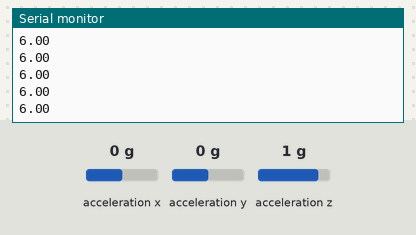
This sketch was run on a simulated Arduino Uno, built with avr-gcc and run on an emulated ATmega328P. Parts: the last lines printed to the serial monitor. Wiring (inferred from the names in the program): MPU-6050 motion sensor at I2C address 0x68. Inputs (shaded band) come from the test bench; at power-on: acceleration x 0 g, acceleration y 0 g, acceleration z 1 g.

Above: at 1.2 s.
1.3 s: acceleration x set to -1.4 g
At 1.59 s:
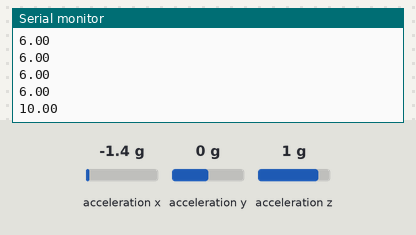
2.8 s: acceleration y set to -1.4 g
At 2.8 s:
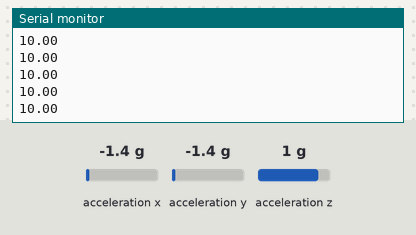
4.3 s: acceleration z set to -1.4 g
At 4.42 s:
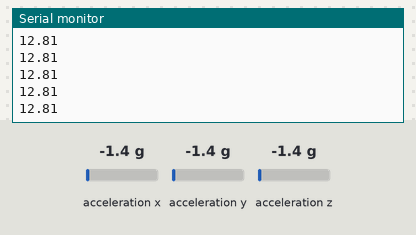
Timing chart, 0 to 7.3 s (numbered marks = the images above; inputs shaded):
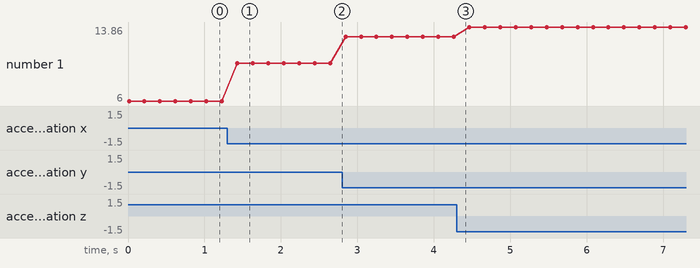

Measured:
- after the input at 1.3 s, the serial monitor: prints a new line after 0.13 s (image 1)
- plotted number 1: 6 → 10 after the input at 1.3 s, 10 → 12.81 after the input at 2.8 s, 12.81 → 13.86 after the input at 4.3 s

The sketch:

mainMpu.ino
```cpp
/*
   Phan Ben
   email phanben110@gmail.com
   face: https://www.facebook.com/ben.phan.5011
 */
#include "mpu_i2c.h"
#include <math.h>
MPU_I2C mpu ;
float acceX, acceY, acceZ, cal ;

void setup()
{
  Serial.begin(115200);
  mpu.setupMpu(10);
}

void loop()
{
  //Serial.println(mpu.getAcceX());
  //Serial.println(acceX);
  //  Serial.println(mpu.getAcceY());
  //  Serial.println(mpu.getAcceZ());

  //	acceX = map(mpu.getAcceX(), -16384, 16384, -90,90);
  //	acceY = map(mpu.getAcceY(), -16384, 16384, -90,90);
  //	acceZ = map(mpu.getAcceZ(),-16384, 16384, -90,90);

  acceX = map(mpu.getAcceX(), -16384, 16384, -3.14159*2, 3.14159*2);
  acceY = map(mpu.getAcceY(), -16384, 16384, -3.14159*2, 3.14159*2);
  acceZ = map(mpu.getAcceZ(), -16384, 16384, -3.14159*2, 3.14159*2);
  cal = sqrt ( ( acceX * acceX ) + ( acceY * acceY ) + (acceZ * acceZ));
  Serial.println(cal);
  delay(200);
}
```

mpu_i2c.cpp
```cpp
/*
   Phan Ben
   email phanben110@gmail.com
   face: https://www.facebook.com/ben.phan.5011
 */
#include "mpu_i2c.h"
#include <Arduino.h>
#include <Wire.h>

void MPU_I2C::setupMpu(int8_t Delay )
{
  Wire.begin();
  delay(Delay);
 i2cWrite(0x1b, 0b11000, false);
  i2cWrite(0x6b, 0x01, false);


//
//  Wire.beginTransmission(ADDR_MPU6050 );
//  Wire.write(0x1b);
//  Wire.write(0b11000);
//  Wire.endTransmission();
//
//
//  Wire.beginTransmission(ADDR_MPU6050 );
//  Wire.write(0x6b);
//  Wire.write(0x01);
//  Wire.endTransmission();
}


uint8_t MPU_I2C::i2cWrite( uint8_t registerAddress, uint8_t data , bool sendStop)
{
	return i2cRead(registerAddress, 1, sendStop );
}

uint8_t MPU_I2C::i2cWrite( uint8_t registerAddress , uint8_t data, uint8_t Length , bool sendStop)
{
	 Wire.beginTransmission(ADDR_MPU6050);
  Wire.write(registerAddress);
  Wire.write(data);
  uint8_t rcode = Wire.endTransmission(sendStop); // Returns 0 on success
  if (rcode) {
    Serial_print("i2cWrite failed: ");
    Serial_println(rcode);
  }
  return rcode; // See: http://arduino.cc/en/Reference/WireEndTransmission
}


int16_t MPU_I2C::i2cRead(uint8_t registerAddress, int8_t nbytes, int32_t timeOut)
{
  Wire.beginTransmission( ADDR_MPU6050 );
  Wire.write(registerAddress);
  int8_t rcode = Wire.endTransmission(false);
  if (rcode)
  {
    Serial_print("i2cread failed: ");
    Serial_println( rcode );
    return rcode;
  }
  Wire.requestFrom( ADDR_MPU6050,2);
  return (Wire.read() << 8) | Wire.read();
  unsigned long timeOUT = micros() ;
  while((micros()- timeOUT) < I2C_TIMEOUT  && !Wire.available() );
  if ( Wire.available())
  {
    Serial_println("sucess");
    return (Wire.read() << 8 ) | Wire.read();
  }
  else
  {
    Serial_println ("some thing wrong");
    return 0 ;
  }
 return (Wire.read() << 8) | Wire.read();
}


int16_t MPU_I2C::getAcceX()
{
  return i2cRead(ACCEL_XOUT_H, 2, I2C_TIMEOUT);
}

int16_t MPU_I2C::getAcceY()
{
  return i2cRead(ACCEL_YOUT_H, 2, I2C_TIMEOUT);
}

int16_t MPU_I2C::getAcceZ()
{
  return i2cRead(ACCEL_ZOUT_H, 2, I2C_TIMEOUT);
}


int16_t MPU_I2C::getGyroX()
{
  return i2cRead(GYRO_XOUT_H, 2, I2C_TIMEOUT);
}

int16_t MPU_I2C::getGyroY()
{
  return i2cRead(GYRO_XOUT_H, 2, I2C_TIMEOUT);
}

int16_t MPU_I2C::getGyroZ()
{
  return i2cRead(GYRO_XOUT_H, 2, I2C_TIMEOUT);
}


int16_t MPU_I2C::getTemp()
{
  return i2cRead(TEMP_OUT_H, 2, I2C_TIMEOUT);
}


void MPU_I2C::Serial_print(  char *payload )
{
	if ( debug )
	{
		Serial.print( payload );
	}
}

void MPU_I2C::Serial_println( char *payload)
{
	if (debug)
	{
		Serial.println( payload);
	}
}
```

mpu_i2c.h
```cpp
#include <stdint.h>
#ifndef mpu_i2c_h
#define mpu_i2c_h
#define ACCEL_XOUT_H   0x3B
#define ACCEL_XOUT_L   0x3C
#define ACCEL_YOUT_H   0x3D
#define ACCEL_YOUT_L   0x3E
#define ACCEL_ZOUT_H   0x3F
#define ACCEL_ZOUT_L   0x40
#define TEMP_OUT_H     0x41
#define TEMP_OUT_L     0x42
#define GYRO_XOUT_H    0x43
#define GYRO_XOUT_L    0x44
#define GYRO_YOUT_H    0x45
#define GYRO_YOUT_L    0x46
#define GYRO_ZOUT_H    0x47
#define GYRO_ZOUT_L    0x48


#define ADDR_MPU6050     0x68
#define WAKE_UP_REGISTER 0x6b
#define WAKE_UP_DATA 	   0x01
#define I2C_TIMEOUT   	 1000

const bool  debug  = true ;

class MPU_I2C
{
  private:

    uint8_t registerAddress;
    uint8_t *data ;
    bool sendStop;
    uint8_t Length;
    uint8_t nbytes;

  public:

    void setupMpu(int8_t Delay );
    int16_t i2cRead(uint8_t registerAddress, int8_t nbytes, int32_t timeOut);
    uint8_t i2cWrite(uint8_t registerAddress, uint8_t data, bool sendStop);
    uint8_t i2cWrite(uint8_t registerAddress, uint8_t data, uint8_t Length, bool sendStop);
    int16_t getAcceX  ();
    int16_t getAcceY  ();
    int16_t getAcceZ  ();
    int16_t getGyroX ();
    int16_t getGyroY ();
    int16_t getGyroZ ();
    int16_t getTemp  ();
    void Serial_println( char *payload );
    void Serial_print ( char *payload );


};
#endif
```
